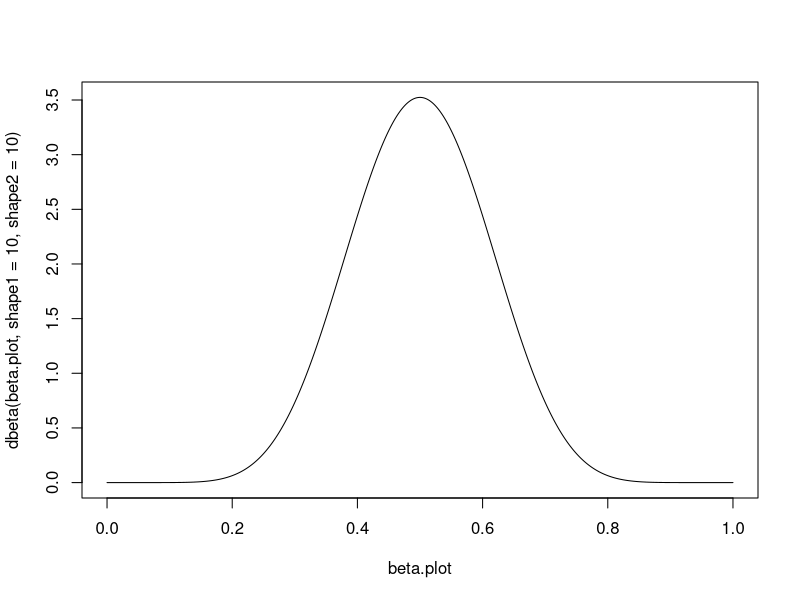

R code for this plot:
setwd("C:/Users/Shreya/Documents/GR5206/Week 6")

data <- read.table("Kutner_6_9.txt", header = T)

Q <- function(beta=c(mean(data$Y), 0, 0,0), data=data) {
  beta0 <- beta[1]
  beta1 <- beta[2]
  beta2 <- beta[3]
  beta3 <- beta[4]
  
  resid <- data$Y - 
    (beta0 + beta1*data$X1 + beta2*data$X2 + beta3*data$X3)
  return(sum(resid^2))
}

Q(beta = c(mean(data$Y), 0, 0, 0), data=data)

#feed in func I want to optimize, then use a starting point, then pass
#the original 
nlm(Q, p=c(mean(data$Y), 0, 0, 0), data=data)

lm(Y~X1+X2+X3, data=data)


neg.reg.ll <- function(params=c(mean(data$Y), 0, 0, 0, var(data$Y)), data=data) {
  beta0 <- params[1]
  beta1 <- params[2]
  beta2 <- params[3]
  beta3 <- params[4]
  true_var <- params[5]
  
  mean_Y <- beta0 + beta1*data$X1 + beta2*data$X2 + beta3*data$X3
  
  return(-1*sum(dnorm(data$Y, mean=mean_Y, sd=sqrt(true_var), log=T)))
}

neg.reg.ll(params=c(mean(data$Y), 0, 0, 0, var(data$Y)), data=data)

nlm(neg.reg.ll, p = c(mean(data$Y), 0, 0, 0, var(data$Y)), data=data)

model <- lm(Y~X1+X2+X3, data=data)
sigma_2_MLE <- sum(residuals(model)^2)/nrow(data)
sigma_2_MLE


beta.plot <- seq(0, 1, length=500)
plot(beta.plot, dbeta(beta.plot, shape1=10, shape2=10), type="l")

